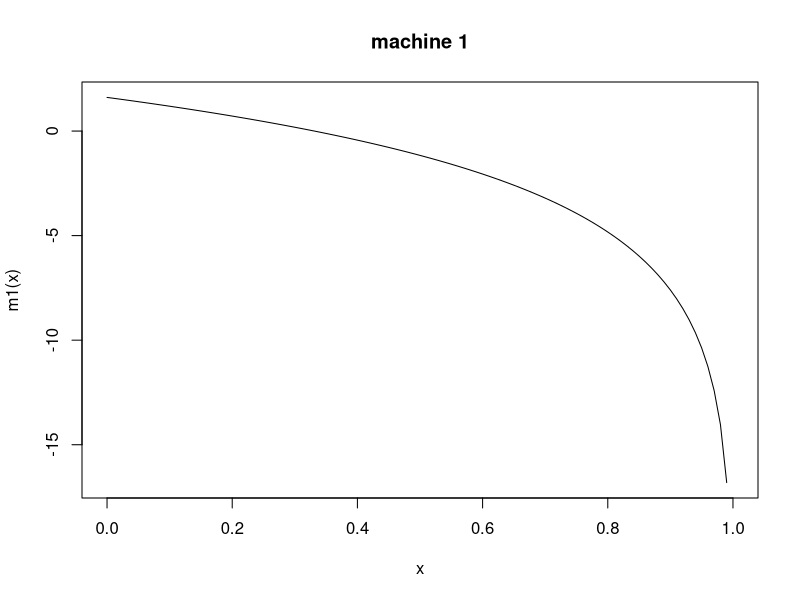
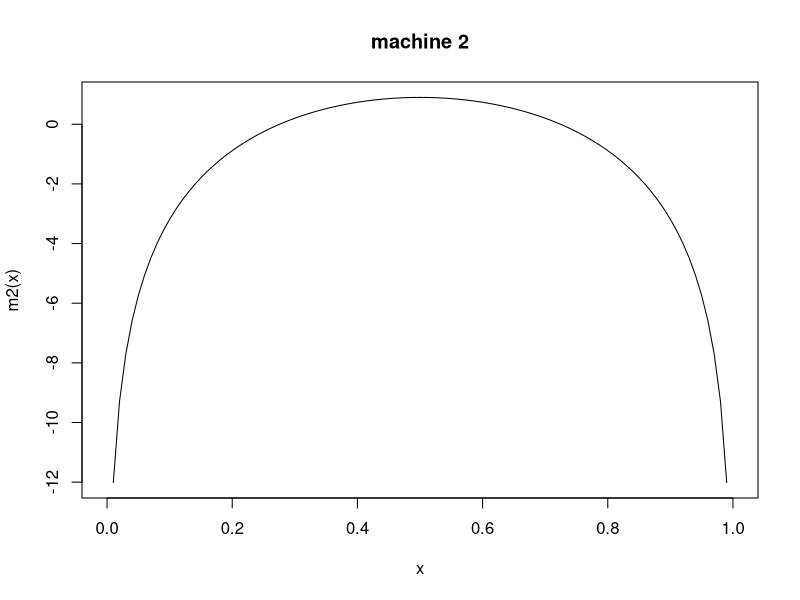
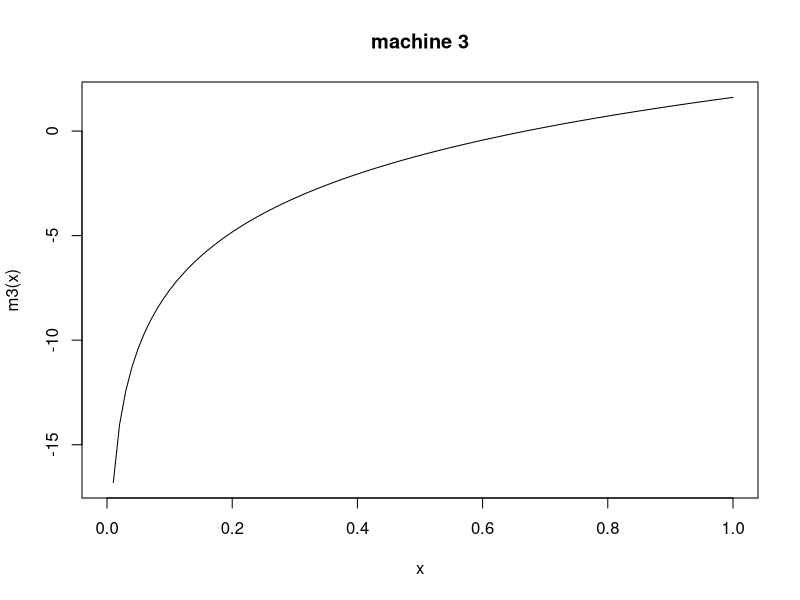

Generate these figures, in order, with R: (Note: this script raises an error after producing the figures.)
# File: hypothesisTests.R
# Auth: uhkniazi
# Date: 19/07/2017
# Desc: testing binary and multiple hypotheses


### define three machines
## model m1 - machine makes less defective widgets
m1 = function(th) dbeta(th, 1, 5, log = T)

## model m2 - machine makes between average defective widgets
m2 = function(th) dbeta(th, 5, 5, log = T)

## model m3 - machine makes almost everything bad
m3 = function(th) dbeta(th, 5, 1, log = T)

## define an array that represents number of models in our parameter space
## each index has a prior weight/probability of being selected
## this can be thought of coming from a categorical distribution 
mix.prior = c(m1=10/11 *(1-1e-6),m2= 1/11 *(1-1e-6),m3= 1e-6)

## define a joint prior space for these 3 models
g.mix = function(theta) {
  log(mix.prior['m1']*exp(m1(theta)) + mix.prior['m2']*exp(m2(theta)) +
    mix.prior['m3']*exp(m3(theta)))}

## some plots to look at the shapes of the priors
curve(m1, 0, 1, main='machine 1')
curve(m2, 0, 1, main='machine 2')
curve(m3, 0, 1, main='machine 3')
par(p.old)
curve(g.mix, 0, 1, main='Joint Prior Mixture of 3 models')

# we observe data from a machine, how many bad do we see
data = rbinom(20, 1, 1/6)
b = sum(data)
data = c(fail=length(data)-b, success=b)

############################
## try using log posterior function
library(LearnBayes)
library(car)
logit.inv = function(p) {exp(p)/(exp(p)+1) }

mylogpost_m1 = function(theta, data){
  ## theta contains parameters we wish to track
  th = logit.inv(theta['theta'])
  suc = data['success']
  fail = data['fail']
  
  # define likelihood function
  lf = function(s, f, t) return(dbinom(s, s+f, t, log=T))
  
  if (th >=0.17) return(-Inf)
  # calculate log posterior
  val = lf(suc, fail, th) + m1(th) #dunif(th, 0, 0.17, log=T)
  return(val)
}

mylogpost_m2 = function(theta, data){
  ## theta contains parameters we wish to track
  th = logit.inv(theta['theta'])
  suc = data['success']
  fail = data['fail']
  
  # define likelihood function
  lf = function(s, f, t) return(dbinom(s, s+f, t, log=T))
  
  # calculate log posterior
  val = lf(suc, fail, th) + m2(th)
  return(val)
}

mylogpost_m3 = function(theta, data){
  ## theta contains parameters we wish to track
  th = logit.inv(theta['theta'])
  suc = data['success']
  fail = data['fail']
  
  # define likelihood function
  lf = function(s, f, t) return(dbinom(s, s+f, t, log=T))
  
  # calculate log posterior
  val = lf(suc, fail, th) + m3(th)
  return(val)
}

## choose starting values
# failure rate for first machine
start = c(theta=logit(1/6))
mylogpost_m1(start, data)
fit_m1 = laplace(mylogpost_m1, start, data)

# failure rate for second machine
start = c(theta=logit(1/3))
mylogpost_m2(start, data)
fit_m2 = laplace(mylogpost_m2, start, data)

# failure rate for 3rd machine
start = c(theta=logit(99/100))
mylogpost_m3(start, data)
fit_m3 = laplace(mylogpost_m3, start, data)

# values for theta for each model
logit.inv(fit_m1$mode)
logit.inv(fit_m2$mode)
logit.inv(fit_m3$mode)
# approximate posterior predictive distribution
exp(fit_m1$int)
exp(fit_m2$int)
exp(fit_m3$int)

BFm1 = exp(fit_m1$int) / exp(fit_m2$int)
BFm3 = exp(fit_m3$int) / exp(fit_m2$int)

# posterior prob for the models
mix.post = c(m1=0, m2=0, m3=0)
mix.post[1] = exp(fit_m1$int) * mix.prior[1] / (exp(fit_m1$int) * mix.prior[1] + exp(fit_m2$int) * mix.prior[2]
                                                + exp(fit_m3$int) * mix.prior[3])

mix.post[2] = exp(fit_m2$int) * mix.prior[2] / (exp(fit_m1$int) * mix.prior[1] + exp(fit_m2$int) * mix.prior[2]
                                                + exp(fit_m3$int) * mix.prior[3])

mix.post[3] = exp(fit_m3$int) * mix.prior[3] / (exp(fit_m1$int) * mix.prior[1] + exp(fit_m2$int) * mix.prior[2]
                                                + exp(fit_m3$int) * mix.prior[3])

mix.post
